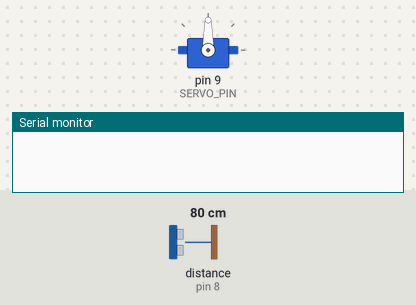
The sketch below on a simulated Arduino Uno, built with avr-gcc and run on an emulated ATmega328P. On the bench: servo, the last lines printed to the serial monitor. Wiring (inferred from the names in the program): ultrasonic range finder: trigger pin 7; echo pin 8. Inputs (shaded band) come from the test bench; at power-on: distance to the obstacle (sensor on pin 8) 80 cm. The echo pulse lasts 58.3 µs per cm.

Above: at 0.05 s.
At 10.35 s:
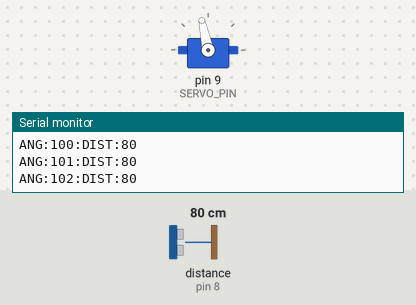
At 19.95 s:
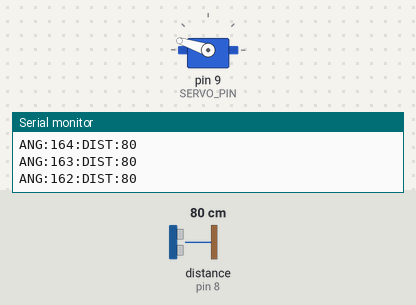
At 39.95 s:
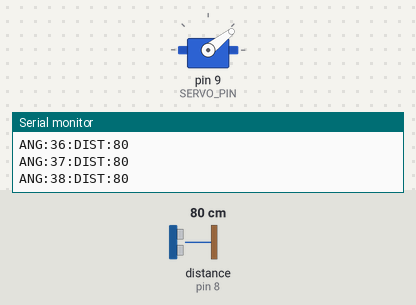
Timing chart, 0 to 40.0 s (numbered marks = the images above):
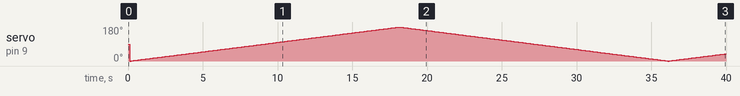

Measured:
- by itself, servo on pin 9 (SERVO_PIN): 90° → 0° at 0.10 s, → 1° 0.10 s later, → 2° 0.10 s later, → 3° 0.10 s later, … (399 changes in this stretch)

The sketch:

combined_225.ino
```cpp
// snippet: combined_225
// tags: combined, multi-sensor, millis, servo
// boards: avr, megaavr, nano33iot, rp2040
// not-tags: romi32u4
// library: Servo
// description: Ultrasonic servo scanner: HC-SR04 pins 7/8, servo pin 9
// prompts: ultrasonic, servo, scanner, hc-sr04, servo, command
// verified: compile-only
// source: kd-generated (id 225)
// exact-include: Servo.h

#include <Servo.h>

#define TRIG_PIN  7
#define ECHO_PIN  8
#define SERVO_PIN 9

Servo scanServo;
int servoPos = 0;
int servoDir = 1;
unsigned long prevMs = 0;
const unsigned long STEP_MS = 100;  // 100ms per step

void setup() {
  Serial.begin(115200);
  scanServo.attach(SERVO_PIN);
  pinMode(TRIG_PIN, OUTPUT);
  pinMode(ECHO_PIN, INPUT);
}

void loop() {
  unsigned long now = millis();
  if (now - prevMs >= STEP_MS) {
    prevMs = now;
    scanServo.write(servoPos);

    // Trigger HC-SR04: 10µs pulse on TRIG, read echo on ECHO
    digitalWrite(TRIG_PIN, LOW);
    delayMicroseconds(2);
    digitalWrite(TRIG_PIN, HIGH);
    delayMicroseconds(10);
    digitalWrite(TRIG_PIN, LOW);
    long duration = pulseIn(ECHO_PIN, HIGH, 30000);  // 30ms timeout
    int dist = duration / 58;

    Serial.print("ANG:");
    Serial.print(servoPos);
    Serial.print(":DIST:");
    Serial.println(dist);

    servoPos += servoDir;
    if (servoPos >= 180 || servoPos <= 0) servoDir = -servoDir;
  }
}
```
